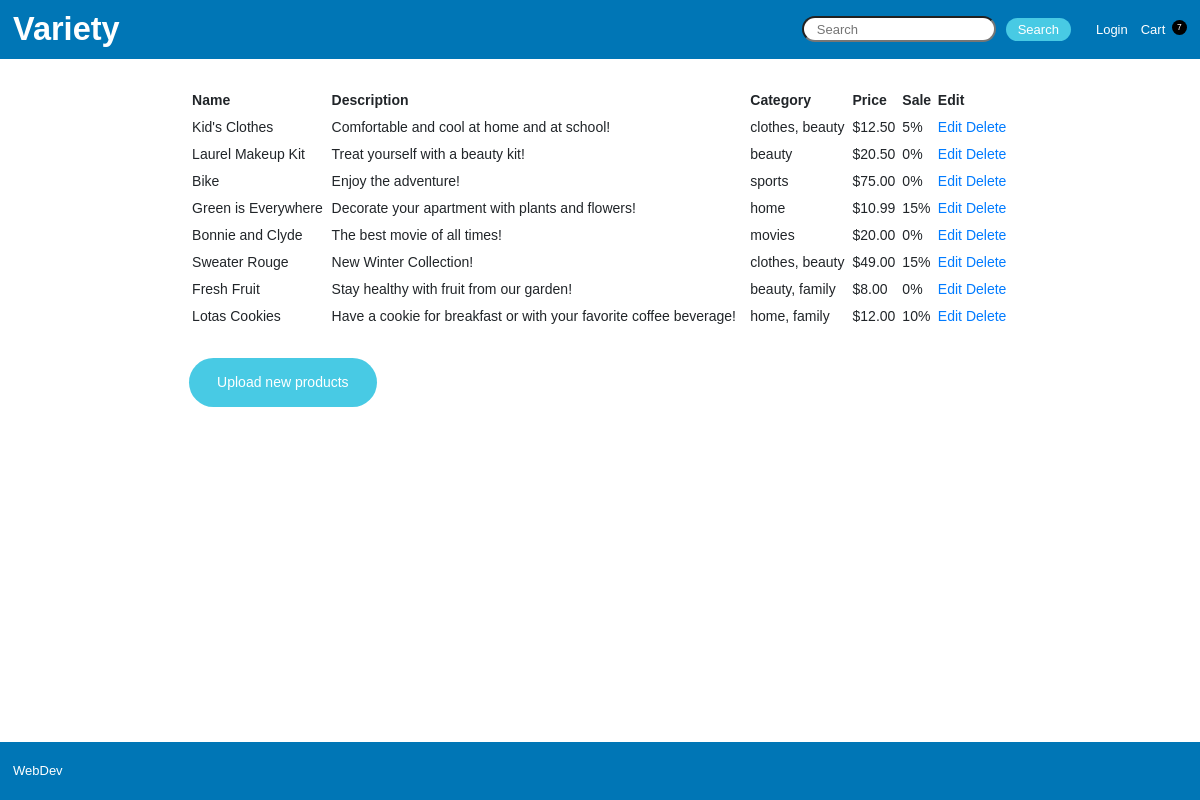
Screenshot of /admin_manage with the database file from the repository.
### new_shop/models.py (models this page shows, shortened)
class Product(models.Model):
    id = models.AutoField(auto_created=True, primary_key=True)
    name = models.CharField(max_length=500, null=False)
    description = models.CharField(max_length=500, null=False)
    calc_clicks = models.IntegerField(default='0')
    category_id = models.ManyToManyField(Category, related_name='categories')
    price = models.DecimalField(max_digits=100, decimal_places=2, null=False)
    on_sale = models.IntegerField(default=0,
                                  choices=[(i, i) for i in range(0, 101, 5)], null=False)
    image = models.ImageField(upload_to='uploads/')
    product_objects = models.Manager()

class Category(models.Model):
    id = models.AutoField(auto_created=True, primary_key=True)
    name = models.CharField(max_length=500, blank=True, null=True)
    category_objects = models.Manager()

### new_shop/views.py (the view)
# urls.py: path('admin_manage',
def admin_manage(request):
    all_products = Product.product_objects.all()
    return render (request, 'admin_manage_store.html', {'all_products': all_products})

### new_shop/context_processors.py (called while the page is built)
def common_data(request):
    user = request.user
    num_items_cart = 0
    my_cart = AddCart.cart_objects.filter(client=user).order_by('-id')
    for item in my_cart:
        num_items_cart += item.quantity
    return {'num_items_cart': num_items_cart}

### new_shop/templates/admin_manage_store.html
{% extends 'index.html' %}
{% block body %}
<div class="central">
    <div class="admin-page">
        <table>
            <thead>
                <td>Name</td>
                <td>Description</td>
                <td>Category</td>
                <td>Price</td>
                <td>Sale</td>
                <td>Edit</td>
            </thead>
            {% for product in all_products %}
            <tr>
                <td>{{product.name}}</td>
                <td>{{product.description}}</td>
                <td>
                    {% for category in product.category_id.all %}
                    {{category.name}}{% if forloop.last %} {% else %}, {% endif %}
                    {% endfor %}
                </td>
                <td>${{product.price}}</td>
                <td>{{product.on_sale}}%</td>
                <td><a href="{% url 'update_products' product.id %}">Edit</a>
 <a href="{% url 'delete_products' product.id %}">Delete</a>
</td>
            </tr>
            {% endfor %}
        </table>
        <div class="admin-upload-btn">
            <a href="upload_products"><button>Upload new products</button></a>
        </div>
    </div>
</div>
{% endblock %}

### new_shop/static/css/nav-header-footer.css (style rules this page uses)
html, body { margin: 0; padding: 0; width: 100%; font-size: 13px; font-family: Arial, Helvetica, sans-serif; min-height: 100vh; display: flex; flex-direction: column; }

### new_shop/static/css/body.css (style rules this page uses)
.central { width: 100%; height: auto; display: flex; flex-direction: row; padding: 0 1em; }

### new_shop/static/css/admin.css (style rules this page uses)
.admin-page { margin: 2em auto; width: 100%; font-size: 10px; height: 100%; }
.admin-page table { width: 100%; }
.admin-page table thead { font-weight: bolder; }
.admin-page table tr td { padding: 3px; }
.admin-upload-btn button, .admin-page-upload button { background-color: #48cae4; color: white; width: auto; padding: 1em 2em; height: 100%; margin: 2em 0; }

### new_shop/static/css/product-card.css (style rules this page uses)
button { width: 8em; height: 3em; cursor: pointer; border-radius: 2em; border: none; }

### new_shop/static/css/media-queries.css (style rules this page uses)
@media screen and (min-width: 600px) { .admin-page { font-size: 16px; } }
@media screen and (min-width: 1000px) { body { font-size: 13px; } }
@media screen and (min-width: 1000px) { .admin-page { margin: 2em auto; width: 70%; font-size: 14px; height: 100%; } }

### rows the page displays
Product: name "Kid's Clothes", description "Comfortable and cool at home and at school!", price "12.50", on_sale "5"
Category: name "clothes"
Category: name "beauty"
Product: name "Laurel Makeup Kit", description "Treat yourself with a beauty kit!", price "20.50", on_sale "0"
Product: name "Bike", description "Enjoy the adventure!", price "75.00", on_sale "0"
Category: name "sports"
Product: name "Green is Everywhere", description "Decorate your apartment with plants and flowers!", price "10.99", on_sale "15"
Category: name "home"
Product: name "Bonnie and Clyde", description "The best movie of all times!", price "20.00", on_sale "0"
Category: name "movies"
Product: name "Sweater Rouge", description "New Winter Collection!", price "49.00", on_sale "15"
Product: name "Fresh Fruit", description "Stay healthy with fruit from our garden!", price "8.00", on_sale "0"
Category: name "family"
Product: name "Lotas Cookies", description "Have a cookie for breakfast or with your favorite coffee beverage!", price "12.00", on_sale "10"

### other values shown
{{ num_items_cart }} "7"
